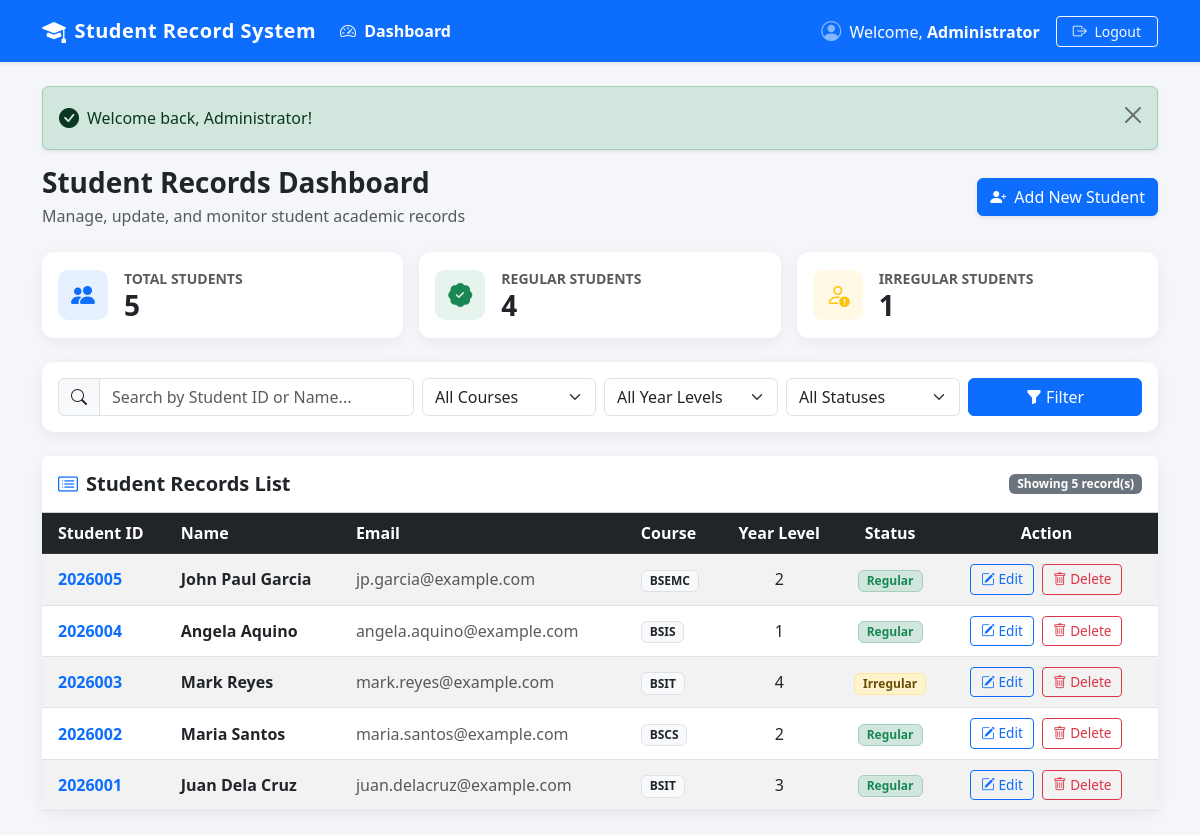
/dashboard.php (signed in), run on the app's committed database.
### tables this page shows
CREATE TABLE `students` (
  `id` INT(11) NOT NULL AUTO_INCREMENT,
  `student_id` VARCHAR(50) NOT NULL UNIQUE,
  `first_name` VARCHAR(100) NOT NULL,
  `last_name` VARCHAR(100) NOT NULL,
  `email` VARCHAR(150) NOT NULL,
  `course` VARCHAR(100) NOT NULL,
  `year_level` INT(11) NOT NULL,
  `status` VARCHAR(50) NOT NULL DEFAULT 'Regular',
  `created_at` TIMESTAMP NOT NULL DEFAULT CURRENT_TIMESTAMP,
  `updated_at` TIMESTAMP NOT NULL DEFAULT CURRENT_TIMESTAMP ON UPDATE CURRENT_TIMESTAMP,
  PRIMARY KEY (`id`)
);

### dashboard.php (the view, shortened to what this page needs)
<?php
require_once 'db_connection.php';
$search        = trim($_GET['search'] ?? '');
$totalStudents = 0;
$regularCount  = 0;
$irregularCount = 0;
$countRes = $conn->query("SELECT
    COUNT(*) AS total,
    SUM(CASE WHEN status = 'Regular' THEN 1 ELSE 0 END) AS regular_count,
    SUM(CASE WHEN status = 'Irregular' THEN 1 ELSE 0 END) AS irregular_count
FROM students");
if ($countRes && $row = $countRes->fetch_assoc()) {
    $totalStudents  = (int)($row['total'] ?? 0);
    $regularCount   = (int)($row['regular_count'] ?? 0);
    $irregularCount = (int)($row['irregular_count'] ?? 0);
}
$sql = "SELECT * FROM students WHERE 1=1";
$sql .= " ORDER BY id DESC";
$stmt = $conn->prepare($sql);
$stmt->execute();
$studentsResult = $stmt->get_result();
$studentsList = [];
while ($row = $studentsResult->fetch_assoc()) {
    $studentsList[] = $row;
}
?>
<!DOCTYPE html>
<html lang="en">
<head>
    <link href="https://cdn.jsdelivr.net/npm/bootstrap@5.3.0/dist/css/bootstrap.min.css" rel="stylesheet">
    <link href="https://cdn.jsdelivr.net/npm/bootstrap-icons@1.11.1/font/bootstrap-icons.css" rel="stylesheet">
</head>
<body>
<nav class="navbar navbar-expand-lg navbar-dark bg-primary shadow-sm sticky-top">
    <div class="container">
        <a class="navbar-brand d-flex align-items-center" href="dashboard.php">
            <i class="bi bi-mortarboard-fill me-2 fs-4"></i>
            Student Record System
        </a>
        <div class="collapse navbar-collapse" id="navContent">
            <ul class="navbar-nav me-auto mb-2 mb-lg-0">
                <li class="nav-item">
                    <a class="nav-link active fw-semibold" href="dashboard.php">
                        <i class="bi bi-speedometer2 me-1"></i> Dashboard
                    </a>
                </li>
            </ul>
            <div class="d-flex align-items-center text-white">
                <div class="me-3">
                    <i class="bi bi-person-circle fs-5 me-1 text-white-50"></i>
                    Welcome, <strong class="text-white"><?= htmlspecialchars($_SESSION['full_name'] ?? $_SESSION['username']); ?></strong>
                </div>
                <a href="logout.php" class="btn btn-outline-light btn-sm px-3">
                    <i class="bi bi-box-arrow-right me-1"></i> Logout
                </a>
            </div>
        </div>
    </div>
</nav>
<div class="container py-4">
    <?php if (isset($_SESSION['success'])): ?>
        <div class="alert alert-success alert-dismissible fade show d-flex align-items-center shadow-sm" role="alert">
            <i class="bi bi-check-circle-fill me-2 fs-5"></i>
            <div><?= htmlspecialchars($_SESSION['success']); ?></div>
            <button type="button" class="btn-close ms-auto" data-bs-dismiss="alert"></button>
        </div>
    <?php endif; ?>
    <div class="d-flex flex-wrap justify-content-between align-items-center mb-4">
        <div>
            <h3 class="fw-bold mb-1">Student Records Dashboard</h3>
            <p class="text-muted mb-0">Manage, update, and monitor student academic records</p>
        </div>
        <div>
            <button type="button" class="btn btn-primary shadow-sm" data-bs-toggle="modal" data-bs-target="#addStudentModal">
                <i class="bi bi-person-plus-fill me-1"></i> Add New Student
            </button>
        </div>
    </div>
    <div class="row g-3 mb-4">
        <div class="col-md-4 col-sm-6">
            <div class="card stat-card bg-white p-3">
                <div class="d-flex align-items-center">
                    <div class="stat-icon bg-primary bg-opacity-10 text-primary me-3">
                        <i class="bi bi-people-fill"></i>
                    </div>
                    <div>
                        <div class="text-muted small fw-semibold text-uppercase">Total Students</div>
                        <h3 class="fw-bold mb-0 text-dark"><?= $totalStudents; ?></h3>
                    </div>
                </div>
            </div>
        </div>
        <div class="col-md-4 col-sm-6">
            <div class="card stat-card bg-white p-3">
                <div class="d-flex align-items-center">
                    <div class="stat-icon bg-success bg-opacity-10 text-success me-3">
                        <i class="bi bi-patch-check-fill"></i>
                    </div>
                    <div>
                        <div class="text-muted small fw-semibold text-uppercase">Regular Students</div>
                        <h3 class="fw-bold mb-0 text-dark"><?= $regularCount; ?></h3>
                    </div>
                </div>
            </div>
        </div>
        <div class="col-md-4 col-sm-12">
            <div class="card stat-card bg-white p-3">
                <div class="d-flex align-items-center">
                    <div class="stat-icon bg-warning bg-opacity-10 text-warning me-3">
                        <i class="bi bi-person-exclamation"></i>
                    </div>
                    <div>
                        <div class="text-muted small fw-semibold text-uppercase">Irregular Students</div>
                        <h3 class="fw-bold mb-0 text-dark"><?= $irregularCount; ?></h3>
                    </div>
                </div>
            </div>
        </div>
    </div>
    <div class="card card-custom mb-4">
        <div class="card-body p-3">
            <form method="GET" action="dashboard.php" class="row g-2 align-items-center">
                <div class="col-lg-4 col-md-12">
                    <div class="input-group">
                        <span class="input-group-text bg-light"><i class="bi bi-search"></i></span>
                        <input type="text" class="form-control" name="search" placeholder="Search by Student ID or Name..." value="<?= htmlspecialchars($search); ?>">
                    </div>
                </div>
                <div class="col-lg-2 col-md-4 col-sm-6">
                    <select class="form-select" name="filter_course">
                        <option value="">All Courses</option>
                    </select>
                </div>
                <div class="col-lg-2 col-md-4 col-sm-6">
                    <select class="form-select" name="filter_year">
                        <option value="">All Year Levels</option>
                    </select>
                </div>
                <div class="col-lg-2 col-md-4 col-sm-6">
                    <select class="form-select" name="filter_status">
                        <option value="">All Statuses</option>
                    </select>
                </div>
                <div class="col-lg-2 col-md-12 col-sm-6 d-flex gap-2">
                    <button type="submit" class="btn btn-primary w-100">
                        <i class="bi bi-funnel-fill"></i> Filter
                    </button>
                </div>
            </form>
        </div>
    </div>
    <div class="card card-custom">
        <div class="card-header bg-white py-3 d-flex justify-content-between align-items-center">
            <h5 class="mb-0 fw-bold text-dark">
                <i class="bi bi-card-list me-2 text-primary"></i>Student Records List
            </h5>
            <span class="badge bg-secondary">
                Showing <?= count($studentsList); ?> record(s)
            </span>
        </div>
        <div class="card-body p-0">
            <div class="table-responsive">
                <table class="table table-hover table-striped align-middle mb-0">
                    <thead class="table-dark">
                        <tr>
                            <th class="ps-3">Student ID</th>
                            <th>Name</th>
                            <th>Email</th>
                            <th>Course</th>
                            <th class="text-center">Year Level</th>
                            <th class="text-center">Status</th>
                            <th class="text-center pe-3">Action</th>
                        </tr>
                    </thead>
                    <tbody>
                        <?php if (count($studentsList) > 0): ?>
                            <?php foreach ($studentsList as $student): ?>
                                <tr>
                                    <td class="ps-3 fw-bold text-primary">
                                        <?= htmlspecialchars($student['student_id']); ?>
                                    </td>
                                    <td class="fw-semibold">
                                        <?= htmlspecialchars($student['first_name'] . ' ' . $student['last_name']); ?>
                                    </td>
                                    <td>
                                        <a href="mailto:<?= htmlspecialchars($student['email']); ?>" class="text-decoration-none text-muted">
                                            <?= htmlspecialchars($student['email']); ?>
                                        </a>
                                    </td>
                                    <td>
                                        <span class="badge bg-light text-dark border">
                                            <?= htmlspecialchars($student['course']); ?>
                                        </span>
                                    </td>
                                    <td class="text-center">
                                        <?= htmlspecialchars($student['year_level']); ?>
                                    </td>
                                    <td class="text-center">
                                        <?php if ($student['status'] === 'Regular'): ?>
                                            <span class="badge bg-success-subtle text-success border border-success-subtle px-2 py-1">
                                                Regular
                                            </span>
                                        <?php else: ?>
                                            <span class="badge bg-warning-subtle text-warning-emphasis border border-warning-subtle px-2 py-1">
                                                Irregular
                                            </span>
                                        <?php endif; ?>
                                    </td>
                                    <td class="text-center pe-3 action-btns">
                                        <a href="edit_student.php?id=<?= $student['id']; ?>"
                                           class="btn btn-sm btn-outline-primary"
                                           title="Edit Student">
                                            <i class="bi bi-pencil-square"></i> Edit
                                        </a>
                                        <button type="button"
                                                class="btn btn-sm btn-outline-danger"
                                                data-bs-toggle="modal"
                                                data-bs-target="#deleteModal<?= $student['id']; ?>"
                                                title="Delete Student">
                                            <i class="bi bi-trash"></i> Delete
                                        </button>
                                    </td>
                                </tr>
                            <?php endforeach; ?>
                        <?php endif; ?>
                    </tbody>
                </table>
            </div>
        </div>
    </div>
</div>
</body>
</html>

### dashboard.php (style rules this page uses)
body { background-color: #f4f6f9; font-family: 'Segoe UI', Tahoma, Geneva, Verdana, sans-serif; min-height: 100vh; }
.navbar-brand { font-weight: 700; letter-spacing: 0.5px; }
.stat-card { border: none; border-radius: 12px; box-shadow: 0 4px 15px rgba(0, 0, 0, 0.05); transition: transform 0.2s ease, box-shadow 0.2s ease; }
.stat-icon { width: 50px; height: 50px; border-radius: 10px; display: flex; align-items: center; justify-content: center; font-size: 24px; }
.card-custom { border: none; border-radius: 12px; box-shadow: 0 4px 16px rgba(0,0,0,0.06); background: #ffffff; }
.table th { font-weight: 600; background-color: #212529; color: #ffffff; vertical-align: middle; }
.table td { vertical-align: middle; }
.action-btns .btn { padding: 4px 10px; font-size: 0.85rem; margin: 2px; }

### data on the page
students: student "2026005", first_name+last_name "John Paul Garcia", email "jp.garcia@example.com", course "BSEMC", year_level "2", status "Regular"
students: student "2026004", first_name+last_name "Angela Aquino", email "angela.aquino@example.com", course "BSIS", year_level "1", status "Regular"
students: student "2026003", first_name+last_name "Mark Reyes", email "mark.reyes@example.com", course "BSIT", year_level "4", status "Irregular"
students: student "2026002", first_name+last_name "Maria Santos", email "maria.santos@example.com", course "BSCS", year_level "2", status "Regular"
students: student "2026001", first_name+last_name "Juan Dela Cruz", email "juan.delacruz@example.com", course "BSIT", year_level "3", status "Regular"

### other printed values
$_SESSION['full_name'] "Administrator"
$_SESSION['success'] "Welcome back, Administrator!"
$totalStudents "5"
$regularCount "4"
$irregularCount "1"
count($studentsList) "5"
